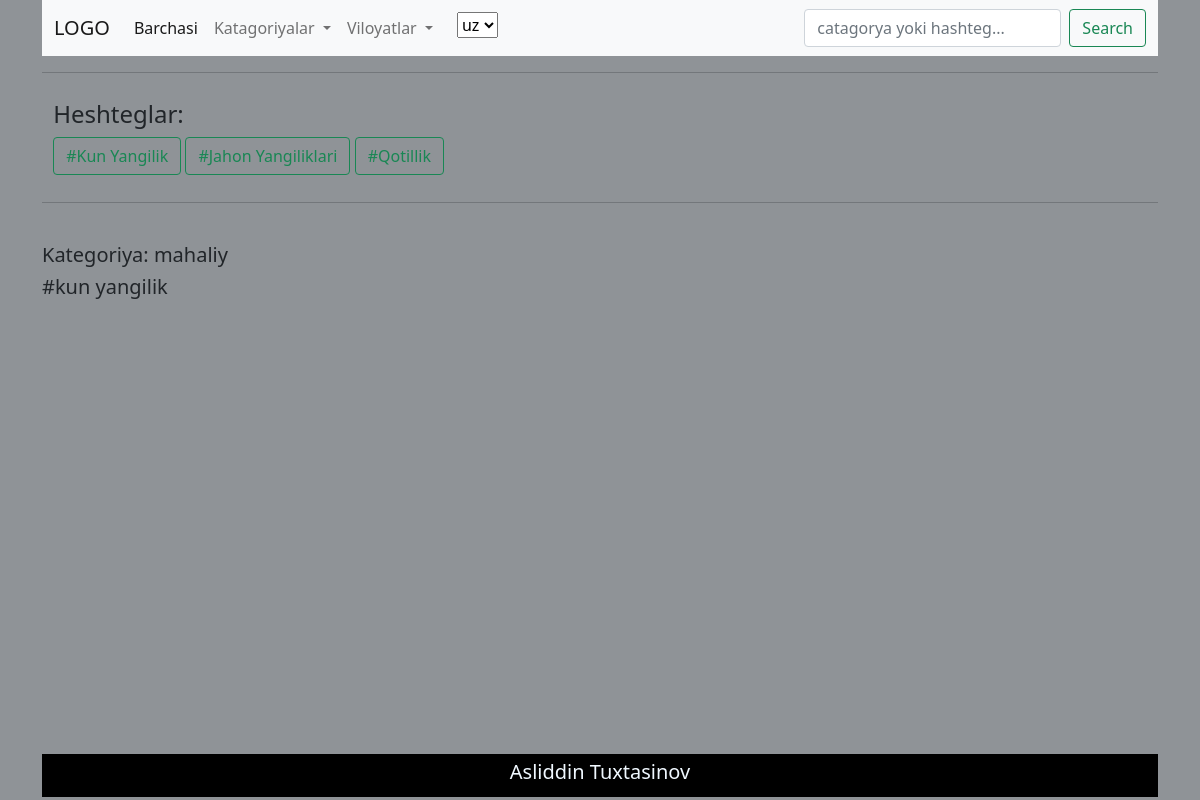
The app's page /uz/post/birinchiuz with its own data.
### app/models.py (models this page shows, shortened)
class Hashtags(models.Model):
    name = models.CharField(max_length=255, blank=True, null=True)
    slug = models.SlugField(max_length=255, blank=True, null=True)
    class Meta:
        verbose_name_plural = 'Hashtags'
    def get_absolute_url(self):
        return reverse("hashtag", kwargs={"slug": self.slug}) # f'hashtag/{self.slug}'
    def __str__(self):
        return self.name

class Blog(TranslatableModel):
    translations = TranslatedFields(
        title       = models.CharField(max_length = 255, verbose_name = _('Title')),
        description = models.TextField(verbose_name = _('Description')))
    slug       = models.SlugField(max_length = 255, unique = True)
    created_at = models.DateTimeField(auto_now_add = True,)
    image      = models.ImageField(upload_to = 'blogimages')
    region     = models.ForeignKey(Regions, on_delete  = models.CASCADE,)
    category   = models.ForeignKey(Category, on_delete = models.CASCADE,)
    hashtag    = models.ForeignKey(Hashtags, on_delete = models.CASCADE)
    class Meta:
        verbose_name_plural = 'Blog'

class Category(models.Model):
    name       = models.CharField(max_length=255, blank=True, null=True)
    slug       = models.SlugField(max_length=255, unique=True, blank=True, null=True)
    created_at = models.DateTimeField(auto_now_add=True)
    class Meta:
        verbose_name_plural = "Categories"
    def __str__(self):
        return self.name
    def get_absolute_url(self):
        return reverse("categories", kwargs={"slug": self.slug}) # f'categories/{self.slug}'

### app/views.py (the view)
# urls.py: path( 'post/<slug:slug>', SinglePageView.as_view(), name = "post" ),
class SinglePageView(DetailView):
    model = Blog
    context_object_name = 'post'
    template_name = 'post-detal.html'
    def get_context_data(self,*args, **kwargs):
        context = super().get_context_data()
        context['category'] = Category.objects.all()
        context['regions']  = Regions.objects.all()
        context['hashtegs'] = Hashtags.objects.all()
        return context

### app/models.py (called while the page is built)
    def get_absolute_url(self):
        return reverse("regions", kwargs={"slug": self.slug})  # f'regions/{self.slug}'

### templates/post-detal.html (shortened to what this page needs)
{% extends "nav-foot.html" %}
{% load i18n %}
{% load static %}
{% block style %} <link rel="stylesheet" href="{% static 'style/postDetal.css' %}"> {% endblock style %}
{% block content %}
<div class="mid">
    <div class="pic">
    </div>
</div>
<div class="bot">
    <div class="categorya">
        <h5>{% trans 'Kategoriya' %}: {{ post.category }}</h5>
    </div>
    <div class="hashtags" >
        <h5>#{{ post.hashtag }}</h5>
    </div>
    <div class="desc">
    </div>
</div>
{% endblock content %}

### templates/nav-foot.html (shortened to what this page needs)
{% load i18n %}
{% load static %}
<!DOCTYPE html>
<html lang="en">
<head>
    <link href="https://cdn.jsdelivr.net/npm/bootstrap@5.0.1/dist/css/bootstrap.min.css" rel="stylesheet">
    <link rel="stylesheet" href="{% static 'style/style.css' %}">
    {% block style %}{% endblock style %}
</head>
<body>
    <header>
        <div class="container">
            <nav class="navbar navbar-expand-lg navbar-light bg-light" id="nav">
                <div class="container-fluid">
                  <a class="navbar-brand" href="/">LOGO</a>
                    <div class="collapse navbar-collapse" id="navbarSupportedContent">
                        <ul class="navbar-nav me-auto mb-2 mb-lg-0">
                            <li class="nav-item">
                                <a class="nav-link active" aria-current="page" href="/">{% trans 'Barchasi' %}</a>
                            </li>
                            <li class="nav-item dropdown">
                                <a class="nav-link dropdown-toggle" href="#" id="navbarDropdown" role="button" data-bs-toggle="dropdown" aria-expanded="false">{% trans 'Katagoriyalar' %}
                                </a>
                            </li>
                            <li class="nav-item dropdown">
                                <a class="nav-link dropdown-toggle" href="#" id="navbarDropdown" role="button" data-bs-toggle="dropdown" aria-expanded="false">{% trans 'Viloyatlar' %}
                                </a>
                            </li>
                            <li class="dropdown-item">
                                <form action="{% url 'set_language' %}" method="post">{% csrf_token %}
                                    <select name="language" onchange="this.form.submit()">
                                        {% get_current_language as LANGUAGE_CODE %}
                                        {% get_available_languages as LANGUAGES %}
                                        {% get_language_info_list for LANGUAGES as languages %}
                                        {% for language in languages %}
                                            <option value="{{ language.code }}"{% if language.code == LANGUAGE_CODE %}
                                                    selected{% endif %}>
                                                {{ language.code }}
                                            </option>
                                        {% endfor %}
                                    </select>
                                </form>
                            </li>
                        </ul>
                        <form class="d-flex" method="GET" action="{% url 'search_post' %}">
                            <input class="form-control me-2" type="search" placeholder="{% trans 'catagorya yoki hashteg...' %}" aria-label="Search" name="q">
                            <button class="btn btn-outline-success" type="submit">Search</button>
                        </form>
                    </div>
                </div>
            </nav><hr>
            <div class="tegs" style="padding: 1%;">
                <h4>{% trans 'Heshteglar' %}:</h4>
                    <div class="texna">
                        {% for tag in hashtegs %}
                            <a href="{{tag.get_absolute_url}}"><button class="btn btn-outline-success">#{{tag.name|title}}</button></a>
                        {% endfor %}
                    </div>
            </div><hr>
        </div>
    </header>
    <main style="min-height: 535px;">
        <div class="container">
            {% block content %}{% endblock content %}
        </div>
    </main>
    <footer>
        <div class="container">
            <div class="foot" style="padding: 0.5%;">
                <h5>Asliddin Tuxtasinov</h5>
            </div>
        </div>
    </footer>
</body>
</html>

### static/style/style.css (style rules this page uses)
* { margin: 0; padding: 0; }
body { background-color: rgba(63, 70, 77, 0.582); }
main .container { margin: 10px auto; }
footer .container .foot { text-align: center; font: bold; color: aliceblue; background-color: black; }

### static/style/postDetal.css (style rules this page uses)
.bot .desc { padding: 5px; text-align: justify; }

### records on screen
Hashtags: name "Kun Yangilik"
Hashtags: name "Jahon Yangiliklari"
Hashtags: name "Qotillik"
Blog: category "mahaliy", hashtag "kun yangilik"

### other values on screen
form field language "uz"
